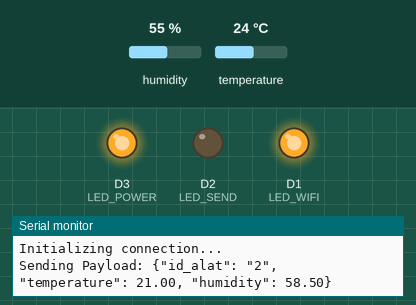
Bench run of a program on a simulated ESP8266 (NodeMCU). Parts: output pins drawn as LEDs (lit = HIGH), the last lines printed to the serial monitor. The test bench sets the inputs (shaded band); at power-on: humidity 55 %, temperature 24 °C. WiFi joins after 1.5 s; servers stay silent unless stated; uploads are accepted with an empty reply.

Above: at 1.7 s.
At 13.55 s:
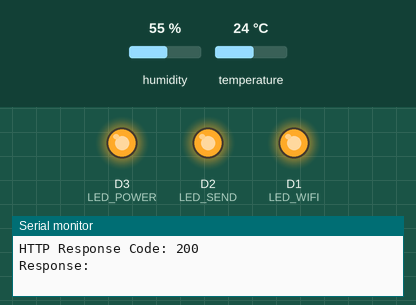
Timing chart, 0 to 14.3 s (numbered marks = the images above):
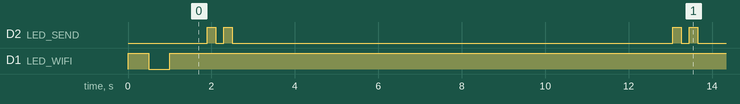

Measured:
- by itself, D2 (LED_SEND): repeats every 11.2 s: LOW 0.20 s, HIGH 0.20 s, LOW 10.6 s, HIGH 0.20 s
- by itself, everything shown: repeats every 11.2 s, in 4 steps

The program:

main.cpp
```cpp
#include <ESP8266WiFi.h>
#include <ESP8266HTTPClient.h>
#include <WiFiClientSecure.h>
#include "DHT.h"

// Definisikan pin dan jenis sensor DHT
#define DHTPIN D6          // Pin untuk sensor DHT
#define DHTTYPE DHT22      // Jenis sensor DHT
DHT dht(DHTPIN, DHTTYPE);  // Membuat objek DHT

// Informasi jaringan WiFi
const char* ssid = "SSID13"; // Ganti dengan SSID WiFi Anda
const char* password = "1sampai8"; // Ganti dengan password WiFi Anda
const char* serverUrl = "https://nursery-mbkm.research-ai.my.id/api/senddata"; // URL server

WiFiClientSecure wifiClientSecure; // Membuat objek WiFiClientSecure untuk koneksi HTTPS

// Pin untuk LED
#define LED_WIFI D1 // LED WiFi
#define LED_SEND D2 // LED indikator pengiriman data
#define LED_POWER D3 // LED indikator power

void setup() {
  Serial.begin(9600); // Memulai serial komunikasi
  pinMode(LED_WIFI, OUTPUT); // Atur LED WiFi sebagai output
  pinMode(LED_SEND, OUTPUT);
  pinMode(LED_POWER, OUTPUT); // Atur LED pengiriman data sebagai output

  digitalWrite(LED_POWER, HIGH);

  WiFi.begin(ssid, password); // Menghubungkan ke WiFi

  // Menunggu hingga terhubung ke WiFi
  Serial.print("Connecting to WiFi...");
  while (WiFi.status() != WL_CONNECTED) {
    digitalWrite(LED_WIFI, !digitalRead(LED_WIFI)); // Berkedip
    delay(500);
    Serial.print(".");
  }

  digitalWrite(LED_WIFI, HIGH); // Nyalakan LED jika terhubung
  Serial.println("Connected to WiFi");
  Serial.print("IP Address: ");
  Serial.println(WiFi.localIP()); // Menampilkan IP Address ESP8266

  dht.begin(); // Memulai sensor DHT
}

void loop() {
  // Membaca kelembapan dan suhu dari sensor DHT
  float h = dht.readHumidity();
  float t = dht.readTemperature();

  // Memeriksa apakah pembacaan valid
  if (isnan(h) || isnan(t)) {
    Serial.println("Failed to read from DHT sensor"); // Menampilkan pesan error jika gagal membaca sensor
  } else {
    Serial.print("Humidity: ");
    Serial.print(h);
    Serial.print("%  Temperature: ");
    Serial.print(t);
    Serial.println("°C");

    // Kalibrasi suhu (+3°C) dan kelembapan (+4%)
    t -= 3;  // Kalibrasi suhu (tambah 3°C)
    h += 3.5;  // Kalibrasi kelembapan (tambah 4%)

    // Menampilkan nilai kalibrasi untuk debugging
    Serial.print("Calibrated Humidity: ");
    Serial.print(h);
    Serial.print("%  Calibrated Temperature: ");
    Serial.print(t);
    Serial.println("°C");

    sendData(t, h); // Mengirim data suhu dan kelembapan yang telah dikalibrasi
  }

  delay(10000); // Delay selama 10 detik sebelum pembacaan berikutnya
}

void sendData(float temperature, float humidity) {
  if (WiFi.status() == WL_CONNECTED) { // Memastikan terhubung ke WiFi
    HTTPClient http; // Membuat objek HTTPClient
    http.setTimeout(30000); // Mengatur timeout koneksi menjadi 30 detik
    Serial.println("Initializing connection...");

    // Menyediakan client untuk koneksi HTTPS
    http.begin(wifiClientSecure, serverUrl); // Menginisialisasi koneksi ke server menggunakan WiFiClientSecure

    // Menonaktifkan verifikasi SSL untuk pengujian
    wifiClientSecure.setInsecure();  // Menonaktifkan verifikasi SSL (hanya untuk pengujian lokal)

    http.addHeader("Content-Type", "application/json"); // Menambahkan header untuk format JSON

    // Membuat payload JSON
    String jsonPayload = "{\"id_alat\": \"2\", \"temperature\": " + String(temperature) + ", \"humidity\": " + String(humidity) + "}";

    // Menampilkan payload untuk debugging
    Serial.print("Sending Payload: ");
    Serial.println(jsonPayload);

    // Mengirimkan data ke server
    int httpResponseCode = http.POST(jsonPayload);

    // Memeriksa respons dari server
    Serial.print("HTTP Response Code: ");
    Serial.println(httpResponseCode);
    if (httpResponseCode > 0) {
      String response = http.getString(); // Menerima respons dari server
      Serial.println("Response: " + response);

      // LED berkedip dua kali jika berhasil
      for (int i = 0; i < 2; i++) {
        digitalWrite(LED_SEND, HIGH);
        delay(200);
        digitalWrite(LED_SEND, LOW);
        delay(200);
      }
    } else {
      Serial.print("Error occurred while sending data. Code: ");
      Serial.println(httpResponseCode);

      // Pastikan LED indikator tetap mati jika gagal
      digitalWrite(LED_SEND, LOW);
    }

    http.end(); // Mengakhiri koneksi HTTP
  } else {
    Serial.println("WiFi not connected"); // Menampilkan pesan jika tidak terhubung ke WiFi
    digitalWrite(LED_SEND, LOW); // Pastikan LED indikator tetap mati
  }
}
```
